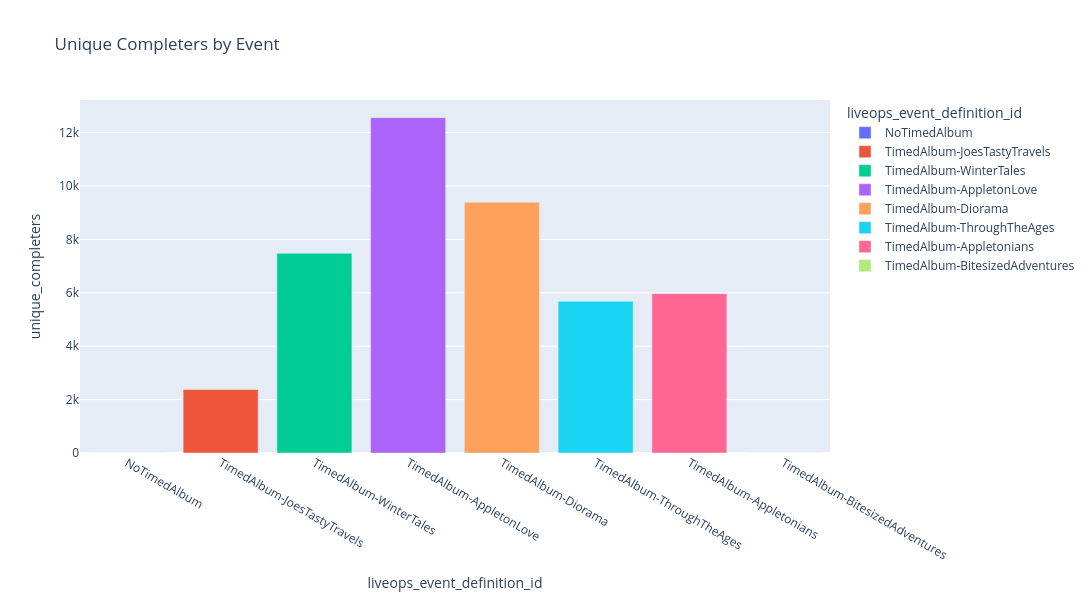
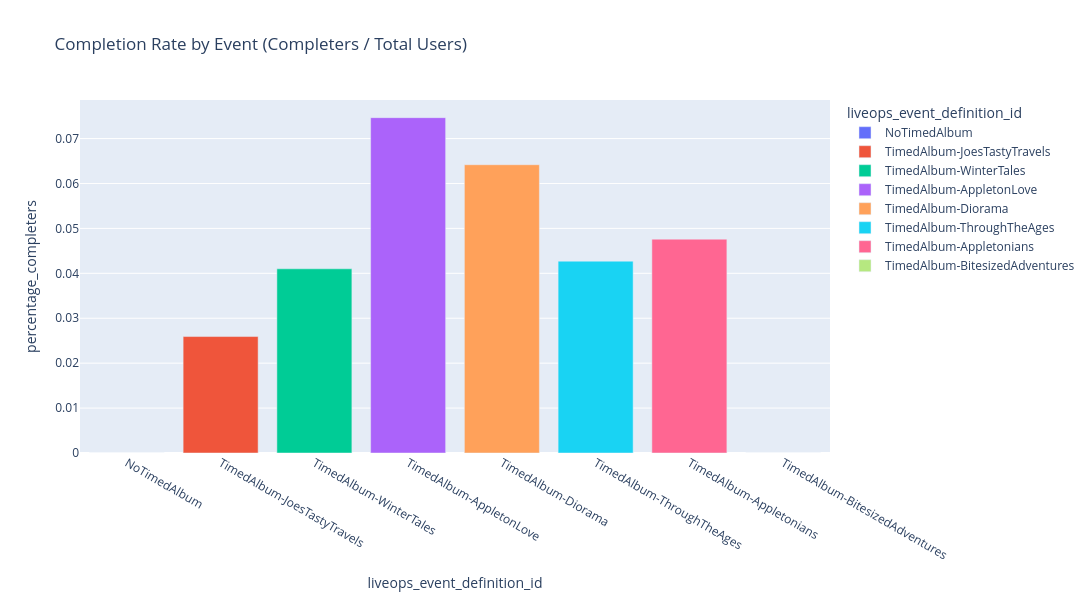

The notebook cell saved with these charts, in order:
### Markdown cell above
### Users

Bar charts of absolute completer counts and completion rate (completers / total users) per event.

### Code cell
fig = px.bar(data_completers_per_event, 
# Bar chart of absolute completer counts per event
              x='liveops_event_definition_id', 
              y='unique_completers',
              color='liveops_event_definition_id',
              title='Unique Completers by Event',
              width=1200,
              height=600,
              hover_data={'unique_completers': True, 'pct_change_completers': ':.2%'},
              category_orders={'liveops_event_definition_id': custom_order})

fig.show()

fig = px.bar(data_completers_per_event, 
              x='liveops_event_definition_id', 
              y='percentage_completers',
              color='liveops_event_definition_id',
              title='Completion Rate by Event (Completers / Total Users)',
              width=1200,
              height=600,
              hover_data={'percentage_completers': ':.2%', 'unique_completers': True, 'pct_change_completers': ':.2%'},
              category_orders={'liveops_event_definition_id': custom_order})

fig.show()

### Figure 1 — Plotly figure (JSON) as saved in the notebook; plotly's stock layout.template omitted (floating-point values rounded to 4 significant figures)
{"data": [{"customdata": [[NaN]], "hovertemplate": "liveops_event_definition_id=%{x}<br>unique_completers=%{y}<br>pct_change_completers=%{customdata[0]:.2%}<extra></extra>", "legendgroup": "NoTimedAlbum", "marker": {"color": "#636efa", "pattern": {"shape": ""}}, "name": "NoTimedAlbum", "orientation": "v", "showlegend": true, "textposition": "auto", "type": "bar", "x": ["NoTimedAlbum"], "xaxis": "x", "y": [0], "yaxis": "y"}, {"customdata": [[Infinity]], "hovertemplate": "liveops_event_definition_id=%{x}<br>unique_completers=%{y}<br>pct_change_completers=%{customdata[0]:.2%}<extra></extra>", "legendgroup": "TimedAlbum-JoesTastyTravels", "marker": {"color": "#EF553B", "pattern": {"shape": ""}}, "name": "TimedAlbum-JoesTastyTravels", "orientation": "v", "showlegend": true, "textposition": "auto", "type": "bar", "x": ["TimedAlbum-JoesTastyTravels"], "xaxis": "x", "y": [2381], "yaxis": "y"}, {"customdata": [[2.141]], "hovertemplate": "liveops_event_definition_id=%{x}<br>unique_completers=%{y}<br>pct_change_completers=%{customdata[0]:.2%}<extra></extra>", "legendgroup": "TimedAlbum-WinterTales", "marker": {"color": "#00cc96", "pattern": {"shape": ""}}, "name": "TimedAlbum-WinterTales", "orientation": "v", "showlegend": true, "textposition": "auto", "type": "bar", "x": ["TimedAlbum-WinterTales"], "xaxis": "x", "y": [7479], "yaxis": "y"}, {"customdata": [[0.6792]], "hovertemplate": "liveops_event_definition_id=%{x}<br>unique_completers=%{y}<br>pct_change_completers=%{customdata[0]:.2%}<extra></extra>", "legendgroup": "TimedAlbum-AppletonLove", "marker": {"color": "#ab63fa", "pattern": {"shape": ""}}, "name": "TimedAlbum-AppletonLove", "orientation": "v", "showlegend": true, "textposition": "auto", "type": "bar", "x": ["TimedAlbum-AppletonLove"], "xaxis": "x", "y": [12559], "yaxis": "y"}, {"customdata": [[-0.2524]], "hovertemplate": "liveops_event_definition_id=%{x}<br>unique_completers=%{y}<br>pct_change_completers=%{customdata[0]:.2%}<extra></extra>", "legendgroup": "TimedAlbum-Diorama", "marker": {"color": "#FFA15A", "pattern": {"shape": ""}}, "name": "TimedAlbum-Diorama", "orientation": "v", "showlegend": true, "textposition": "auto", "type": "bar", "x": ["TimedAlbum-Diorama"], "xaxis": "x", "y": [9389], "yaxis": "y"}, {"customdata": [[-0.3951]], "hovertemplate": "liveops_event_definition_id=%{x}<br>unique_completers=%{y}<br>pct_change_completers=%{customdata[0]:.2%}<extra></extra>", "legendgroup": "TimedAlbum-ThroughTheAges", "marker": {"color": "#19d3f3", "pattern": {"shape": ""}}, "name": "TimedAlbum-ThroughTheAges", "orientation": "v", "showlegend": true, "textposition": "auto", "type": "bar", "x": ["TimedAlbum-ThroughTheAges"], "xaxis": "x", "y": [5679], "yaxis": "y"}, {"customdata": [[0.05036]], "hovertemplate": "liveops_event_definition_id=%{x}<br>unique_completers=%{y}<br>pct_change_completers=%{customdata[0]:.2%}<extra></extra>", "legendgroup": "TimedAlbum-Appletonians", "marker": {"color": "#FF6692", "pattern": {"shape": ""}}, "name": "TimedAlbum-Appletonians", "orientation": "v", "showlegend": true, "textposition": "auto", "type": "bar", "x": ["TimedAlbum-Appletonians"], "xaxis": "x", "y": [5965], "yaxis": "y"}, {"customdata": [[-1.0]], "hovertemplate": "liveops_event_definition_id=%{x}<br>unique_completers=%{y}<br>pct_change_completers=%{customdata[0]:.2%}<extra></extra>", "legendgroup": "TimedAlbum-BitesizedAdventures", "marker": {"color": "#B6E880", "pattern": {"shape": ""}}, "name": "TimedAlbum-BitesizedAdventures", "orientation": "v", "showlegend": true, "textposition": "auto", "type": "bar", "x": ["TimedAlbum-BitesizedAdventures"], "xaxis": "x", "y": [0], "yaxis": "y"}], "layout": {"barmode": "relative", "height": 600, "legend": {"title": {"text": "liveops_event_definition_id"}, "tracegroupgap": 0}, "title": {"text": "Unique Completers by Event"}, "width": 1200, "xaxis": {"anchor": "y", "categoryarray": ["NoTimedAlbum", "TimedAlbum-JoesTastyTravels", "TimedAlbum-WinterTales", "TimedAlbum-AppletonLove", "TimedAlbum-Diorama", "TimedAlbum-ThroughTheAges", "TimedAlbum-Appletonians", "TimedAlbum-BitesizedAdventures"], "categoryorder": "array", "domain": [0, 1], "title": {"text": "liveops_event_definition_id"}}, "yaxis": {"anchor": "x", "domain": [0, 1], "title": {"text": "unique_completers"}}}}

### Figure 2 — Plotly figure (JSON) as saved in the notebook; plotly's stock layout.template omitted (floating-point values rounded to 4 significant figures)
{"data": [{"customdata": [[0.0, NaN]], "hovertemplate": "liveops_event_definition_id=%{x}<br>percentage_completers=%{y:.2%}<br>unique_completers=%{customdata[0]}<br>pct_change_completers=%{customdata[1]:.2%}<extra></extra>", "legendgroup": "NoTimedAlbum", "marker": {"color": "#636efa", "pattern": {"shape": ""}}, "name": "NoTimedAlbum", "orientation": "v", "showlegend": true, "textposition": "auto", "type": "bar", "x": ["NoTimedAlbum"], "xaxis": "x", "y": [0.0], "yaxis": "y"}, {"customdata": [[2381.0, Infinity]], "hovertemplate": "liveops_event_definition_id=%{x}<br>percentage_completers=%{y:.2%}<br>unique_completers=%{customdata[0]}<br>pct_change_completers=%{customdata[1]:.2%}<extra></extra>", "legendgroup": "TimedAlbum-JoesTastyTravels", "marker": {"color": "#EF553B", "pattern": {"shape": ""}}, "name": "TimedAlbum-JoesTastyTravels", "orientation": "v", "showlegend": true, "textposition": "auto", "type": "bar", "x": ["TimedAlbum-JoesTastyTravels"], "xaxis": "x", "y": [0.02592], "yaxis": "y"}, {"customdata": [[7479.0, 2.141]], "hovertemplate": "liveops_event_definition_id=%{x}<br>percentage_completers=%{y:.2%}<br>unique_completers=%{customdata[0]}<br>pct_change_completers=%{customdata[1]:.2%}<extra></extra>", "legendgroup": "TimedAlbum-WinterTales", "marker": {"color": "#00cc96", "pattern": {"shape": ""}}, "name": "TimedAlbum-WinterTales", "orientation": "v", "showlegend": true, "textposition": "auto", "type": "bar", "x": ["TimedAlbum-WinterTales"], "xaxis": "x", "y": [0.041], "yaxis": "y"}, {"customdata": [[12560.0, 0.6792]], "hovertemplate": "liveops_event_definition_id=%{x}<br>percentage_completers=%{y:.2%}<br>unique_completers=%{customdata[0]}<br>pct_change_completers=%{customdata[1]:.2%}<extra></extra>", "legendgroup": "TimedAlbum-AppletonLove", "marker": {"color": "#ab63fa", "pattern": {"shape": ""}}, "name": "TimedAlbum-AppletonLove", "orientation": "v", "showlegend": true, "textposition": "auto", "type": "bar", "x": ["TimedAlbum-AppletonLove"], "xaxis": "x", "y": [0.07466], "yaxis": "y"}, {"customdata": [[9389.0, -0.2524]], "hovertemplate": "liveops_event_definition_id=%{x}<br>percentage_completers=%{y:.2%}<br>unique_completers=%{customdata[0]}<br>pct_change_completers=%{customdata[1]:.2%}<extra></extra>", "legendgroup": "TimedAlbum-Diorama", "marker": {"color": "#FFA15A", "pattern": {"shape": ""}}, "name": "TimedAlbum-Diorama", "orientation": "v", "showlegend": true, "textposition": "auto", "type": "bar", "x": ["TimedAlbum-Diorama"], "xaxis": "x", "y": [0.06418], "yaxis": "y"}, {"customdata": [[5679.0, -0.3951]], "hovertemplate": "liveops_event_definition_id=%{x}<br>percentage_completers=%{y:.2%}<br>unique_completers=%{customdata[0]}<br>pct_change_completers=%{customdata[1]:.2%}<extra></extra>", "legendgroup": "TimedAlbum-ThroughTheAges", "marker": {"color": "#19d3f3", "pattern": {"shape": ""}}, "name": "TimedAlbum-ThroughTheAges", "orientation": "v", "showlegend": true, "textposition": "auto", "type": "bar", "x": ["TimedAlbum-ThroughTheAges"], "xaxis": "x", "y": [0.04271], "yaxis": "y"}, {"customdata": [[5965.0, 0.05036]], "hovertemplate": "liveops_event_definition_id=%{x}<br>percentage_completers=%{y:.2%}<br>unique_completers=%{customdata[0]}<br>pct_change_completers=%{customdata[1]:.2%}<extra></extra>", "legendgroup": "TimedAlbum-Appletonians", "marker": {"color": "#FF6692", "pattern": {"shape": ""}}, "name": "TimedAlbum-Appletonians", "orientation": "v", "showlegend": true, "textposition": "auto", "type": "bar", "x": ["TimedAlbum-Appletonians"], "xaxis": "x", "y": [0.04761], "yaxis": "y"}, {"customdata": [[0.0, -1.0]], "hovertemplate": "liveops_event_definition_id=%{x}<br>percentage_completers=%{y:.2%}<br>unique_completers=%{customdata[0]}<br>pct_change_completers=%{customdata[1]:.2%}<extra></extra>", "legendgroup": "TimedAlbum-BitesizedAdventures", "marker": {"color": "#B6E880", "pattern": {"shape": ""}}, "name": "TimedAlbum-BitesizedAdventures", "orientation": "v", "showlegend": true, "textposition": "auto", "type": "bar", "x": ["TimedAlbum-BitesizedAdventures"], "xaxis": "x", "y": [0.0], "yaxis": "y"}], "layout": {"barmode": "relative", "height": 600, "legend": {"title": {"text": "liveops_event_definition_id"}, "tracegroupgap": 0}, "title": {"text": "Completion Rate by Event (Completers / Total Users)"}, "width": 1200, "xaxis": {"anchor": "y", "categoryarray": ["NoTimedAlbum", "TimedAlbum-JoesTastyTravels", "TimedAlbum-WinterTales", "TimedAlbum-AppletonLove", "TimedAlbum-Diorama", "TimedAlbum-ThroughTheAges", "TimedAlbum-Appletonians", "TimedAlbum-BitesizedAdventures"], "categoryorder": "array", "domain": [0, 1], "title": {"text": "liveops_event_definition_id"}}, "yaxis": {"anchor": "x", "domain": [0, 1], "title": {"text": "percentage_completers"}}}}
